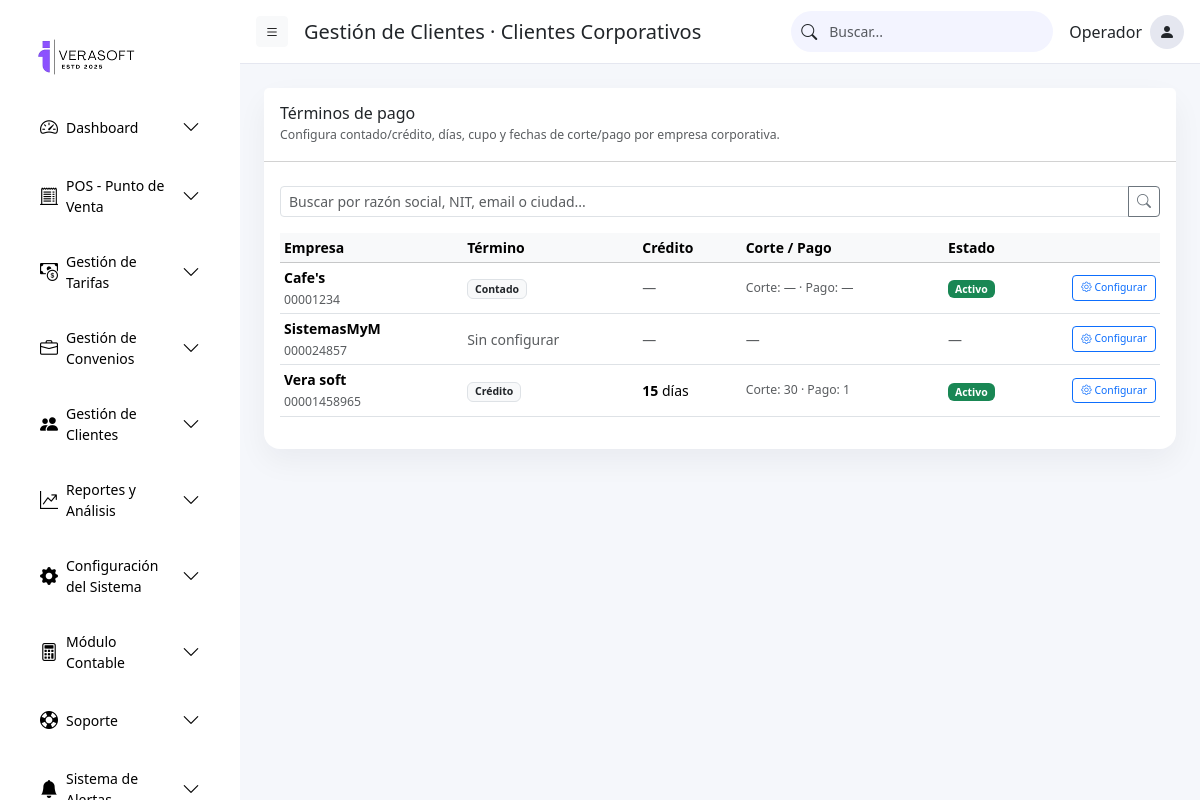
The app's page /clientes/corporativos/terminos-pago/ with its own data.
### parking/models/clientes.py (models this page shows, shortened)
class EmpresaCorporativa(models.Model):
    ESTADO_CHOICES = (
        ("ACTIVA", "Activa"),
        ("INACTIVA", "Inactiva"),
    )
    parqueadero = models.ForeignKey(
        'parking.Parqueadero',
        on_delete=models.CASCADE,
        related_name="empresas_corporativas",
        null=True, blank=True
    )
    contacto = models.ForeignKey(
        "ContactoAutorizado",
        on_delete=models.PROTECT,
        related_name="empresas_corporativas",
        help_text="Contacto authorized principal para la empresa.",
        null=True,
        blank=True,
    )
    nit = models.CharField("NIT", max_length=30, unique=True)
    razon_social = models.CharField("Razón social", max_length=150)
    email = models.EmailField(blank=True)
    direccion = models.CharField(max_length=200, blank=True)
    ciudad = models.CharField(max_length=100, blank=True)
    estado = models.CharField(max_length=20, choices=ESTADO_CHOICES, default="ACTIVA")
    creado_en = models.DateTimeField(auto_now_add=True)
    actualizado_en = models.DateTimeField(auto_now=True)
    class Meta:
        ordering = ["razon_social"]

### parking/models/convenios.py (models this page shows, shortened)
class TerminoPagoEmpresa(models.Model):
    TIPO_CHOICES = (
        ("CONTADO", "Contado"),
        ("CREDITO", "Crédito"),
    )
    ESTADO_CHOICES = (
        ("ACTIVO", "Activo"),
        ("SUSPENDIDO", "Suspendido"),
    )
    empresa = models.OneToOneField(EmpresaCorporativa, on_delete=models.CASCADE, related_name="terminos_pago")
    tipo = models.CharField(max_length=10, choices=TIPO_CHOICES, default="CONTADO")
    dias_credito = models.PositiveIntegerField(default=0)
    cupo_credito = models.DecimalField(max_digits=12, decimal_places=2, null=True, blank=True)
    dia_corte = models.PositiveSmallIntegerField(null=True, blank=True, help_text="Día del mes del corte (1–31)")
    dia_pago = models.PositiveSmallIntegerField(null=True, blank=True, help_text="Día del mes de pago (1–31)")
    estado = models.CharField(max_length=10, choices=ESTADO_CHOICES, default="ACTIVO")
    notas = models.TextField(blank=True)
    actualizado_en = models.DateTimeField(auto_now=True)
    class Meta:
        verbose_name = "Término de pago"
        verbose_name_plural = "Términos de pago"

### parking/views/clientes_views.py (the view, shortened to what this page needs)
# urls.py: path('clientes/corporativos/terminos-pago/', clientes_views.clientes_corporativos_terminos_pago, name='clientes_corporativos_terminos_pago'),
def clientes_corporativos_terminos_pago(request):
    q = request.GET.get("q", "").strip()
    empresas = EmpresaCorporativa.objects.all().order_by("razon_social")
    form_error = None
    empresa_error_id = None
    empty_form = TerminoPagoEmpresaForm()
    return render(request, "parking/clientes/clientes_corporativos_terminos_pago.html", {
        "empresas": empresas,
        "query": q,
        "empty_form": empty_form,
        "form_error": form_error,
        "empresa_error_id": empresa_error_id,
    })

### parking/forms/clientes_forms.py (shortened to what this page needs)
class TerminoPagoEmpresaForm(forms.ModelForm):
    class Meta:
        model = TerminoPagoEmpresa
        fields = ["tipo", "dias_credito", "cupo_credito", "dia_corte", "dia_pago", "estado", "notas"]
        widgets = {
            "tipo": forms.Select(attrs={"class": "form-select form-select-sm"}),
            "dias_credito": forms.NumberInput(attrs={"class": "form-control form-control-sm", "min": 0}),
            "cupo_credito": forms.NumberInput(attrs={"class": "form-control form-control-sm", "step": "0.01"}),
            "dia_corte": forms.NumberInput(attrs={"class": "form-control form-control-sm", "min": 1, "max": 31}),
            "dia_pago": forms.NumberInput(attrs={"class": "form-control form-control-sm", "min": 1, "max": 31}),
            "estado": forms.Select(attrs={"class": "form-select form-select-sm"}),
            "notas": forms.Textarea(attrs={"class": "form-control form-control-sm", "rows": 3}),
        }

### parking/templates/parking/clientes/clientes_corporativos_terminos_pago.html (shortened to what this page needs)
{% extends "parking/base.html" %}
{% block page_title %}
Gestión de Clientes · Clientes Corporativos
{% endblock %}
{% block content %}
<div class="card" style="border-radius:16px; border:none; box-shadow:0 12px 30px rgba(15,23,42,0.05);">
  <div class="card-header bg-white d-flex flex-column align-items-start gap-2 small py-3">
    <div>
      <h6 class="mb-0">Términos de pago</h6>
      <small class="text-muted">
        Configura contado/crédito, días, cupo y fechas de corte/pago por empresa corporativa.
      </small>
    </div>
  </div>
  <div class="card-body small pt-3">
    <form method="get" class="mt-2 mb-3">
      <div class="input-group input-group-sm">
        <input type="text" name="q" value="{{ query }}" class="form-control"
               placeholder="Buscar por razón social, NIT, email o ciudad...">
        <button class="btn btn-outline-secondary" type="submit">
          <i class="bi bi-search"></i>
        </button>
      </div>
    </form>
    <div class="table-wrap">
      <table class="table table-hover table-sm align-middle empresas-terminos-table">
        <thead class="table-light">
          <tr>
            <th>Empresa</th>
            <th>Término</th>
            <th>Crédito</th>
            <th>Corte / Pago</th>
            <th>Estado</th>
            <th style="width:120px;"></th>
          </tr>
        </thead>
        <tbody>
          {% for e in empresas %}
          {% with e.terminos_pago as t %}
          <tr>
            <td data-label="Empresa">
              <strong>{{ e.razon_social }}</strong><br>
              <span class="text-muted small">{{ e.nit }}</span>
            </td>
            <td data-label="Término">
              {% if t %}
                <span class="badge bg-light text-dark border">{{ t.get_tipo_display }}</span>
              {% else %}
                <span class="text-muted">Sin configurar</span>
              {% endif %}
            </td>
            <td data-label="Crédito">
              {% if t and t.tipo == "CREDITO" %}
                <div><strong>{{ t.dias_credito }}</strong> días</div>
              {% else %}
                <span class="text-muted">—</span>
              {% endif %}
            </td>
            <td data-label="Corte / Pago">
              {% if t %}
                <div class="text-muted small">
                  Corte: {{ t.dia_corte|default:"—" }} · Pago: {{ t.dia_pago|default:"—" }}
                </div>
              {% else %}
                <span class="text-muted">—</span>
              {% endif %}
            </td>
            <td data-label="Estado">
              {% if t %}
                <span class="badge {% if t.estado == 'ACTIVO' %}bg-success{% else %}bg-warning text-dark{% endif %}">
                  {{ t.get_estado_display }}
                </span>
              {% else %}
                <span class="text-muted">—</span>
              {% endif %}
            </td>
            <td data-label="Acción" class="text-end td-acciones">
              <button class="btn btn-sm btn-outline-primary w-100 w-md-auto"
                      data-bs-toggle="modal"
                      data-bs-target="#modalTermino{{ e.id }}"
                      type="button">
                <i class="bi bi-gear"></i> Configurar
              </button>
            </td>
          </tr>
          {% endwith %}
          {% empty %}
          <tr>
            <td colspan="6" class="text-center text-muted py-4">No hay empresas registradas.</td>
          </tr>
          {% endfor %}
        </tbody>
      </table>
    </div>
  </div>
</div>
{% endblock %}

### parking/static/parking/css/dashboard.css (style rules this page uses)
body.layout { background: #f5f7fb; font-family: system-ui, -apple-system, BlinkMacSystemFont, "Segoe UI", sans-serif; }

### parking/static/parking/css/gestion_convenios.css (style rules this page uses)
@media (min-width: 768px) { .w-md-auto { width: auto !important; } }
.btn-outline-primary { font-size: .65rem; }

### parking/static/parking/css/gestion_clientes.css (style rules this page uses)
.table-wrap { width:100%; overflow:visible; }
@media (min-width:768px) { .w-md-auto { width:auto !important; } }

### records on screen
EmpresaCorporativa: razon_social "Cafe's", nit "00001234", terminos_pago.tipo "Contado", terminos_pago.dia_corte "—", terminos_pago.dia_pago "—", terminos_pago.estado "Activo"
EmpresaCorporativa: razon_social "SistemasMyM", nit "000024857", shows "Sin configurar"
EmpresaCorporativa: razon_social "Vera soft", nit "00001458965", terminos_pago.tipo "Crédito", terminos_pago.dias_credito "15", terminos_pago.dia_corte "30", terminos_pago.dia_pago "1", terminos_pago.estado "Activo"
